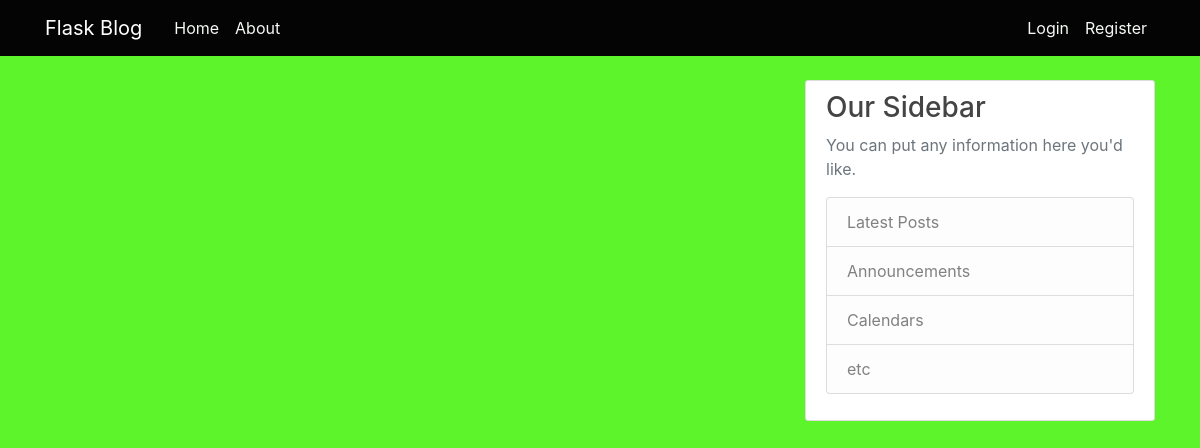
Page /home on the earlier database version.
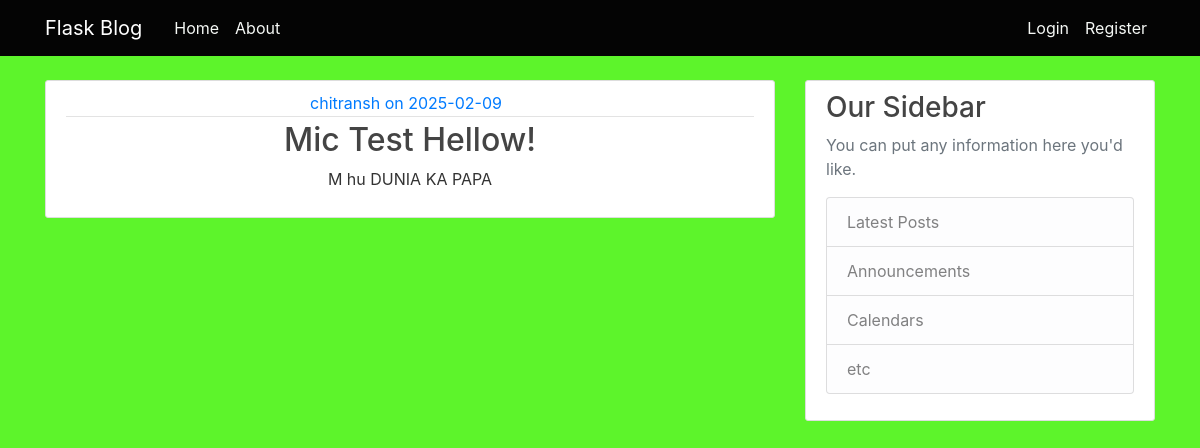
Same page on the later database version.
### flaskblog/models.py (models this page shows, shortened)
class Post(db.Model):
    id=db.Column(db.Integer, primary_key=True)
    title=db.Column(db.String(100), nullable=False)
    Date_Posted=db.Column(db.DateTime, nullable=False, default=datetime.utcnow)
    content=db.Column(db.Text, nullable=False)
    user_id=db.Column(db.Integer, db.ForeignKey('user.id'), nullable=False)

class User(db.Model, UserMixin):
    id=db.Column(db.Integer, primary_key=True)
    username=db.Column(db.String(20), nullable=False, unique=True)
    email=db.Column(db.String(100), nullable=False, unique=True)
    password= db.Column(db.String(60), nullable=False)
    img=db.Column(db.String(20), nullable=False, default='default.jpg')
    posts=db.relationship('Post', backref='author', lazy=True)

### flaskblog/routes.py (the view)
@app.route('/home')
def home():
    posts=Post.query.all()
    return render_template('home.html', posts=posts, title='Home')

### flaskblog/templates/home.html (shortened to what this page needs)
{%extends "layout.html"%}
{% block content %}
    <div class="posts">
    {% for post in posts %}
    <article class="media content-section">
        <div class="media-body">
          <div class="article-metadata">
            <a class="mr-2" href="#">{{ post.author.username }} on {{post.Date_Posted.date()}}</a>
          </div>
          <h2><a class="article-title" href="#">{{ post.title }}</a></h2>
          <p class="article-content">{{ post.content }}</p>
        </div>
      </article>
       {% endfor %}
    </div>
{%endblock%}

### flaskblog/templates/layout.html (shortened to what this page needs)
<!DOCTYPE html>
<html lang="en">
<head>
  <link rel="stylesheet" href="https://cdn.jsdelivr.net/npm/bootstrap@4.3.1/dist/css/bootstrap.min.css"
>
  <link rel="stylesheet" type="text/css" href="{{ url_for('static', filename='main.css') }}">
</head>
<body>
  <header class="site-header">
    <nav class="navbar navbar-expand-md navbar-dark bg-steel fixed-top">
      <div class="container">
        <a class="navbar-brand mr-4" href="/">Flask Blog</a>
        <div class="collapse navbar-collapse" id="navbarToggle">
          <div class="navbar-nav mr-auto">
            <a class="nav-item nav-link" href="/home">Home</a>
            <a class="nav-item nav-link" href="/about">About</a>
          </div>
          <div class="navbar-nav">
            {% if current_user.is_authenticated %}
            <a class="nav-item nav-link" href="/post/new">Create Post</a>
            <a class="nav-item nav-link" href="/Profile">Profile</a>
            <a class="nav-item nav-link" href="/Logout">Logout</a>
            {% else %}
            <a class="nav-item nav-link" href="/LoginPage">Login</a>
            <a class="nav-item nav-link" href="/RegistrationPage">Register</a>
            {% endif %}
          </div>
        </div>
      </div>
    </nav>
  </header>
  <main role="main" class="container">
    <div class="row">
      <div class="col-md-8">
        {% block content %}{% endblock %}
      </div>
      <div class="col-md-4">
        <div class="content-section">
          <h3>Our Sidebar</h3>
          <p class='text-muted'>You can put any information here you'd like.
          <ul class="list-group">
            <li class="list-group-item list-group-item-light">Latest Posts</li>
            <li class="list-group-item list-group-item-light">Announcements</li>
            <li class="list-group-item list-group-item-light">Calendars</li>
            <li class="list-group-item list-group-item-light">etc</li>
          </ul>
          </p>
        </div>
      </div>
    </div>
  </main>
</body>
</html>

### flaskblog/static/main.css (style rules this page uses)
body { background: #fafafa; color: #333333; margin-top: 5rem; }
h1, h2, h3, h4, h5, h6 { color: #444444; }
.bg-steel { background-color: #040404; }
.site-header .navbar-nav .nav-link { color: #f5f8f5; }
.content-section { background: #ffffff; padding: 10px 20px; border: 1px solid #dddddd; border-radius: 3px; margin-bottom: 20px; }
.article-title { color: #444444; }
.article-content { white-space: pre-line; }
.article-metadata { padding-bottom: 1px; margin-bottom: 4px; border-bottom: 1px solid #e3e3e3 }

### flaskblog/templates/home.html (style rules this page uses)
body { background-color: rgb(93, 244, 43); }
.posts { text-align: center; }

Differences in the rows shown:
added Post: author.username "chitransh", Date_Posted "2025-02-09", title "Mic Test Hellow!", content "M hu DUNIA KA PAPA"
